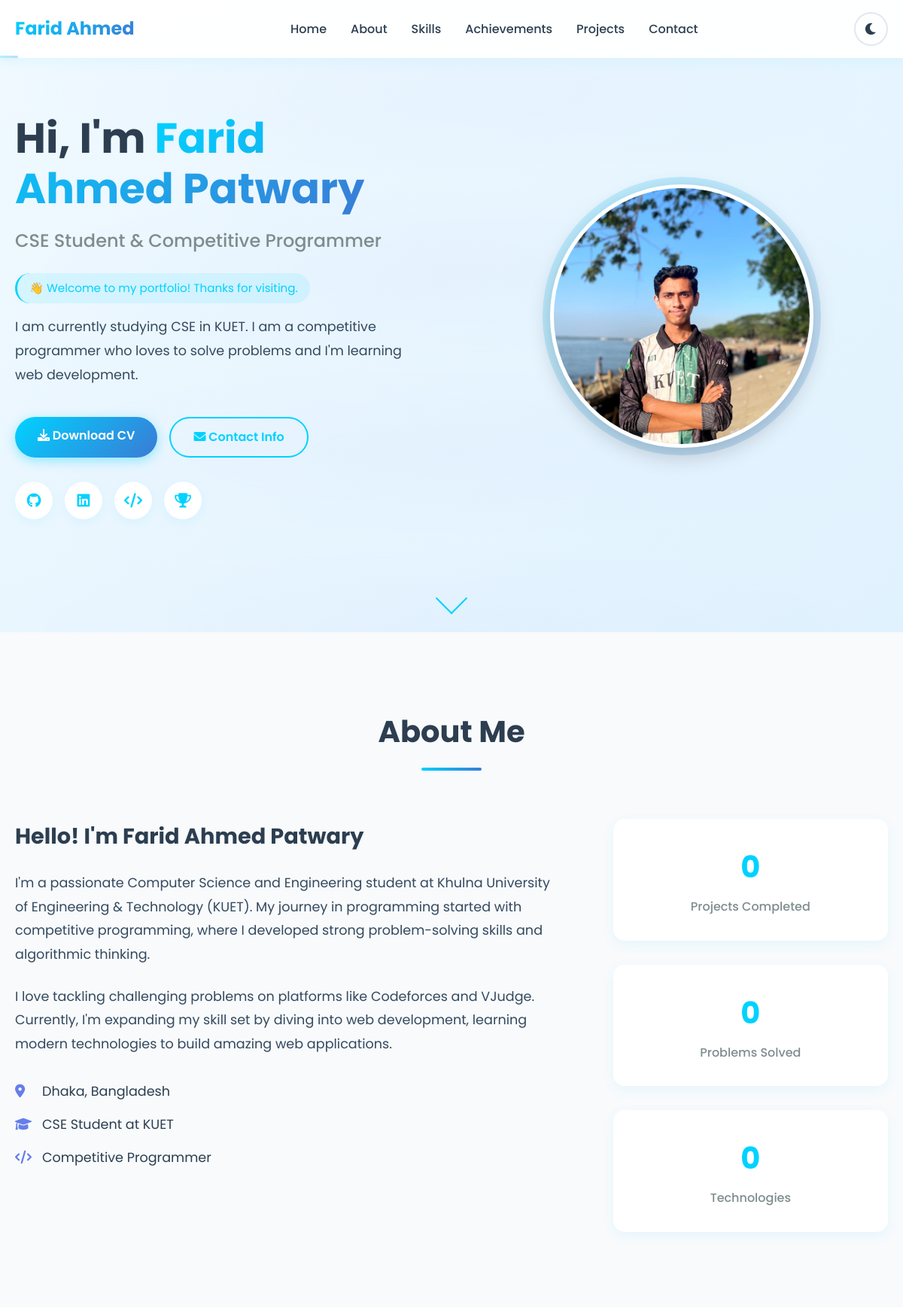
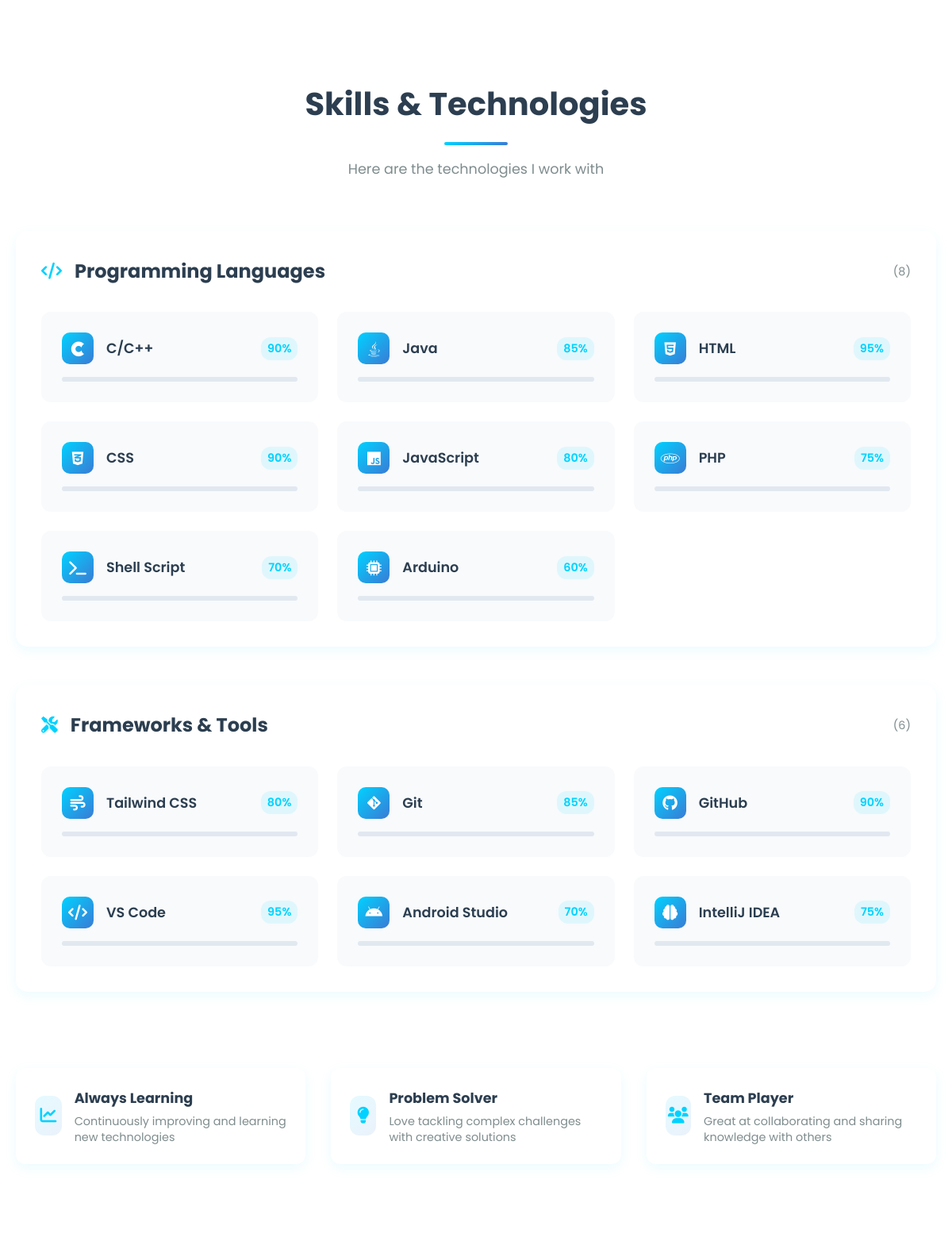
The page / (upper part) on the database its author committed (2 pictures, top to bottom).
### tables this page shows
CREATE TABLE social_links (
    id INT PRIMARY KEY AUTO_INCREMENT,
    platform VARCHAR(50) NOT NULL,
    url VARCHAR(255) NOT NULL,
    icon_class VARCHAR(100) NOT NULL,
    order_index INT DEFAULT 0,
    status ENUM('active', 'inactive') DEFAULT 'active',
    updated_at TIMESTAMP DEFAULT CURRENT_TIMESTAMP ON UPDATE CURRENT_TIMESTAMP
);

CREATE TABLE about_info (
    id INT PRIMARY KEY AUTO_INCREMENT,
    section VARCHAR(50) NOT NULL,
    content TEXT NOT NULL,
    updated_at TIMESTAMP DEFAULT CURRENT_TIMESTAMP ON UPDATE CURRENT_TIMESTAMP
);

CREATE TABLE statistics (
    id INT PRIMARY KEY AUTO_INCREMENT,
    label VARCHAR(100) NOT NULL,
    value INT NOT NULL,
    icon_class VARCHAR(100),
    order_index INT DEFAULT 0,
    status ENUM('active', 'inactive') DEFAULT 'active',
    updated_at TIMESTAMP DEFAULT CURRENT_TIMESTAMP ON UPDATE CURRENT_TIMESTAMP
);

CREATE TABLE skills (
    id INT PRIMARY KEY AUTO_INCREMENT,
    name VARCHAR(100) NOT NULL,
    category ENUM('programming', 'frameworks', 'tools', 'other') NOT NULL,
    icon_class VARCHAR(100),
    proficiency_level INT DEFAULT 50,
    order_index INT DEFAULT 0,
    status ENUM('active', 'inactive') DEFAULT 'active',
    created_at TIMESTAMP DEFAULT CURRENT_TIMESTAMP,
    updated_at TIMESTAMP DEFAULT CURRENT_TIMESTAMP ON UPDATE CURRENT_TIMESTAMP
);

### includes/portfolio.php (called while the page is built, shortened)
<?php
require_once __DIR__ . '/../config/database.php';
class Portfolio {
    private $conn;
    public function __construct() {
        $database = new Database();
        $this->conn = $database->getConnection();
    }
    public function getSkills($category = null) {
        $where = $category ? "WHERE category = ? AND status = 'active'" : "WHERE status = 'active'";
        $query = "SELECT * FROM skills $where ORDER BY order_index ASC, name ASC";
        $stmt = $this->conn->prepare($query);
        if ($category) {
            $stmt->execute([$category]);
        } else {
            $stmt->execute();
        }
        return $stmt->fetchAll(PDO::FETCH_ASSOC);
    }
    public function getSkillsByCategory() {
        $skills = $this->getSkills();
        $categorized = [];
        foreach ($skills as $skill) {
            $categorized[$skill['category']][] = $skill;
        }
        return $categorized;
    }
    public function getStatistics() {
        $query = "SELECT * FROM statistics WHERE status = 'active' ORDER BY order_index ASC";
        $stmt = $this->conn->prepare($query);
        $stmt->execute();
        return $stmt->fetchAll(PDO::FETCH_ASSOC);
    }
    public function getSocialLinks() {
        $query = "SELECT * FROM social_links WHERE status = 'active' ORDER BY order_index ASC";
        $stmt = $this->conn->prepare($query);
        $stmt->execute();
        return $stmt->fetchAll(PDO::FETCH_ASSOC);
    }
    public function getAllSettings() {
        $query = "SELECT * FROM site_settings";
        $stmt = $this->conn->prepare($query);
        $stmt->execute();
        $results = $stmt->fetchAll(PDO::FETCH_ASSOC);
        $settings = [];
        foreach ($results as $row) {
            $settings[$row['setting_key']] = $row['setting_value'];
        }
        return $settings;
    }
    public function getAboutInfo($section = null) {
        if ($section) {
            $query = "SELECT content FROM about_info WHERE section = ?";
            $stmt = $this->conn->prepare($query);
            $stmt->execute([$section]);
            $result = $stmt->fetch(PDO::FETCH_ASSOC);
            return $result ? $result['content'] : '';
        } else {
            $query = "SELECT * FROM about_info";
            $stmt = $this->conn->prepare($query);
            $stmt->execute();
            return $stmt->fetchAll(PDO::FETCH_ASSOC);
        }
    }
}
?>

### config/database.php (called while the page is built, shortened)
<?php
class Database {
    private $host = 'localhost';
    private $db_name = 'portfolio_db';
    private $username = 'root';
    private $password = '';
    public function getConnection() {
        $this->conn = null;
        try {
            $this->conn = new PDO("mysql:host=" . $this->host . ";dbname=" . $this->db_name,
                                $this->username, $this->password);
            $this->conn->setAttribute(PDO::ATTR_ERRMODE, PDO::ERRMODE_EXCEPTION);
        } catch(PDOException $exception) {
            echo "Connection error: " . $exception->getMessage();
        }
        return $this->conn;
    }
}
?>

### index.php (the view, shortened to what this page needs)
<?php
require_once __DIR__ . '/includes/portfolio.php';
$portfolio = new Portfolio();
$defaultTheme = $_COOKIE['theme_preference'] ?? 'light';
if (!isset($_COOKIE['visitor_id'])) {
    $isNewVisitor = true;
} else {
    $isNewVisitor = false;
    $visitorId = $_COOKIE['visitor_id'];
}
$pageViews = (int)($_COOKIE['page_views'] ?? 0) + 1;
$skills = $portfolio->getSkillsByCategory();
$statistics = $portfolio->getStatistics();
$socialLinks = $portfolio->getSocialLinks();
$settings = $portfolio->getAllSettings();
$aboutIntro = $portfolio->getAboutInfo('intro');
$aboutDescription = $portfolio->getAboutInfo('description');
?>
<!DOCTYPE html>
<html lang="en">
  <head>
    <link rel="stylesheet" href="styles.css" />
    <link
      href="https://cdnjs.cloudflare.com/ajax/libs/font-awesome/6.0.0/css/all.min.css"
      rel="stylesheet"
    />
  </head>
  <body data-theme="<?php echo htmlspecialchars($defaultTheme); ?>">
    <nav class="navbar">
      <div class="nav-container">
        <div class="nav-logo">
          <a href="#home">Farid Ahmed</a>
        </div>
        <ul class="nav-menu">
          <li class="nav-item">
            <a href="#home" class="nav-link">Home</a>
          </li>
          <li class="nav-item">
            <a href="#about" class="nav-link">About</a>
          </li>
          <li class="nav-item">
            <a href="#skills" class="nav-link">Skills</a>
          </li>
          <li class="nav-item">
            <a href="#achievements" class="nav-link">Achievements</a>
          </li>
          <li class="nav-item">
            <a href="#projects" class="nav-link">Projects</a>
          </li>
          <li class="nav-item">
            <a href="#contact" class="nav-link">Contact</a>
          </li>
        </ul>
        <div class="nav-controls">
          <button
            class="theme-toggle"
            id="themeToggle"
            title="Toggle theme"
            aria-label="Toggle dark/light theme"
          >
            <i class="theme-icon fas fa-moon"></i>
          </button>
        </div>
      </div>
      <div class="scroll-progress" id="scrollProgress"></div>
    </nav>
    <section id="home" class="hero">
      <div class="hero-container">
        <div class="hero-content">
          <div class="hero-text">
            <h1 class="hero-title">
              <?php
              $heroTitle = $settings['hero_title'] ?? 'Hi, I\'m Farid Ahmed Patwary';
              echo str_replace('Farid Ahmed Patwary', '<span class="gradient-text">Farid Ahmed Patwary</span>', htmlspecialchars($heroTitle, ENT_NOQUOTES));
              ?>
            </h1>
            <p class="hero-subtitle"><?php echo htmlspecialchars($settings['hero_subtitle'] ?? 'CSE Student & Competitive Programmer'); ?></p>
            <?php if ($isNewVisitor): ?>
            <p class="visitor-greeting">👋 Welcome to my portfolio! Thanks for visiting.</p>
            <?php else: ?>
            <p class="visitor-greeting">🎉 Welcome back! You've visited <?php echo $pageViews; ?> times.</p>
            <?php endif; ?>
            <p class="hero-description">
              <?php echo htmlspecialchars($settings['hero_description'] ?? 'I am currently studying CSE in KUET. I am a competitive programmer who loves to solve problems and I\'m learning web development.'); ?>
            </p>
            <div class="hero-buttons">
              <a href="Farid_CV.pdf" class="btn btn-primary" download="Farid_Ahmed_Patwary_CV.pdf" target="_blank">
                <i class="fas fa-download"></i> Download CV
              </a>
              <a href="#contact" class="btn btn-secondary">
                <i class="fas fa-envelope"></i> Contact Info
              </a>
            </div>
            <div class="social-links">
              <?php foreach ($socialLinks as $social): ?>
              <a
                href="<?php echo htmlspecialchars($social['url']); ?>"
                target="_blank"
                title="<?php echo htmlspecialchars($social['platform']); ?>"
                rel="noopener noreferrer"
              >
                <i class="<?php echo htmlspecialchars($social['icon_class']); ?>"></i>
              </a>
              <?php endforeach; ?>
            </div>
          </div>
          <div class="hero-image">
            <div class="image-container">
              <img
                src="<?php echo htmlspecialchars($settings['profile_image'] ?? 'Farid.jpeg'); ?>"
                alt="Farid Ahmed Patwary"
                class="profile-img"
                loading="lazy"
              />
            </div>
          </div>
        </div>
      </div>
      <div class="scroll-indicator">
        <div class="scroll-arrow"></div>
      </div>
    </section>
    <section id="about" class="about">
      <div class="container">
        <div class="section-header">
          <h2 class="section-title">About Me</h2>
          <div class="section-divider"></div>
        </div>
        <div class="about-content">
          <div class="about-text">
            <h3>Hello! I'm Farid Ahmed Patwary</h3>
            <p><?php echo nl2br(htmlspecialchars($aboutIntro)); ?></p>
            <p><?php echo nl2br(htmlspecialchars($aboutDescription)); ?></p>
            <div class="about-info">
              <div class="info-item">
                <i class="fas fa-map-marker-alt"></i>
                <span><?php echo htmlspecialchars($settings['location'] ?? 'Dhaka, Bangladesh'); ?></span>
              </div>
              <div class="info-item">
                <i class="fas fa-graduation-cap"></i>
                <span><?php echo htmlspecialchars($settings['university'] ?? 'CSE Student at KUET'); ?></span>
              </div>
              <div class="info-item">
                <i class="fas fa-code"></i>
                <span><?php echo htmlspecialchars($settings['role'] ?? 'Competitive Programmer'); ?></span>
              </div>
            </div>
          </div>
          <div class="about-stats">
            <?php foreach ($statistics as $stat): ?>
            <div class="stat-item">
              <div class="stat-number" data-target="<?php echo $stat['value']; ?>">0</div>
              <div class="stat-label"><?php echo htmlspecialchars($stat['label']); ?></div>
            </div>
            <?php endforeach; ?>
          </div>
        </div>
      </div>
    </section>
    <section id="skills" class="skills">
      <div class="container">
        <div class="section-header">
          <h2 class="section-title">Skills & Technologies</h2>
          <div class="section-divider"></div>
          <p class="section-subtitle">Here are the technologies I work with</p>
        </div>
        <div class="skills-content">
          <?php
          $categoryNames = [
            'programming' => 'Programming Languages',
            'frameworks' => 'Frameworks & Tools',
            'tools' => 'Tools & Software',
            'other' => 'Other Skills'
          ];
          $categoryIcons = [
            'programming' => 'fas fa-code',
            'frameworks' => 'fas fa-tools',
            'tools' => 'fas fa-laptop-code',
            'other' => 'fas fa-star'
          ];
          ?>
          <?php foreach ($skills as $category => $skillList): ?>
          <div class="skills-category">
            <h3 class="category-title">
              <i class="<?php echo $categoryIcons[$category] ?? 'fas fa-code'; ?>"></i>
              <?php echo $categoryNames[$category] ?? ucfirst($category); ?>
              <span class="skill-count">(<?php echo count($skillList); ?>)</span>
            </h3>
            <div class="skills-grid">
              <?php foreach ($skillList as $skill): ?>
              <div class="skill-item" data-skill="<?php echo htmlspecialchars($skill['name']); ?>">
                <div class="skill-header">
                  <div class="skill-icon">
                    <i class="<?php echo htmlspecialchars($skill['icon_class']); ?>"></i>
                  </div>
                  <div class="skill-info">
                    <span class="skill-name"><?php echo htmlspecialchars($skill['name']); ?></span>
                    <span class="skill-level"><?php echo $skill['proficiency_level']; ?>%</span>
                  </div>
                </div>
                <div class="skill-progress">
                  <div class="progress-bar">
                  </div>
                </div>
              </div>
              <?php endforeach; ?>
            </div>
          </div>
          <?php endforeach; ?>
          <div class="skills-summary">
            <div class="summary-item">
              <div class="summary-icon">
                <i class="fas fa-chart-line"></i>
              </div>
              <div class="summary-text">
                <h4>Always Learning</h4>
                <p>Continuously improving and learning new technologies</p>
              </div>
            </div>
            <div class="summary-item">
              <div class="summary-icon">
                <i class="fas fa-lightbulb"></i>
              </div>
              <div class="summary-text">
                <h4>Problem Solver</h4>
                <p>Love tackling complex challenges with creative solutions</p>
              </div>
            </div>
            <div class="summary-item">
              <div class="summary-icon">
                <i class="fas fa-users"></i>
              </div>
              <div class="summary-text">
                <h4>Team Player</h4>
                <p>Great at collaborating and sharing knowledge with others</p>
              </div>
            </div>
          </div>
        </div>
      </div>
    </section>
  </body>
</html>

### rows shown on the page
about_info: content "I'm a passionate Computer Science and Engineering student at Khulna University of Engineering & Technology (KUET). My journey in programming started with competitive programming, where I developed strong problem-solving skills and algorithmic thinking."
about_info: content "I love tackling challenging problems on platforms like Codeforces and VJudge. Currently, I'm expanding my skill set by diving into web development, learning modern technologies to build amazing web applications."
statistics: label "Projects Completed"
statistics: label "Problems Solved"
statistics: label "Technologies"
skills: name "C/C++", proficiency_level "90"
skills: name "Java", proficiency_level "85"
skills: name "HTML", proficiency_level "95"
skills: name "CSS", proficiency_level "90"
skills: name "JavaScript", proficiency_level "80"
skills: name "PHP", proficiency_level "75"
skills: name "Shell Script", proficiency_level "70"
skills: name "Arduino", proficiency_level "60"
skills: name "Tailwind CSS", proficiency_level "80"
skills: name "Git", proficiency_level "85"
skills: name "GitHub", proficiency_level "90"
skills: name "VS Code", proficiency_level "95"
skills: name "Android Studio", proficiency_level "70"
skills: name "IntelliJ IDEA", proficiency_level "75"

### other values the page prints
$settings['hero_subtitle'] "CSE Student & Competitive Programmer"
$settings['hero_description'] "I am currently studying CSE in KUET. I am a competitive programmer who loves to solve problems and I'm learning web development."
$settings['location'] "Dhaka, Bangladesh"
$settings['university'] "CSE Student at KUET"
$settings['role'] "Competitive Programmer"
$categoryNames[$category] "Programming Languages"
count($skillList) "8"
$categoryNames[$category] "Frameworks & Tools"
count($skillList) "6"
